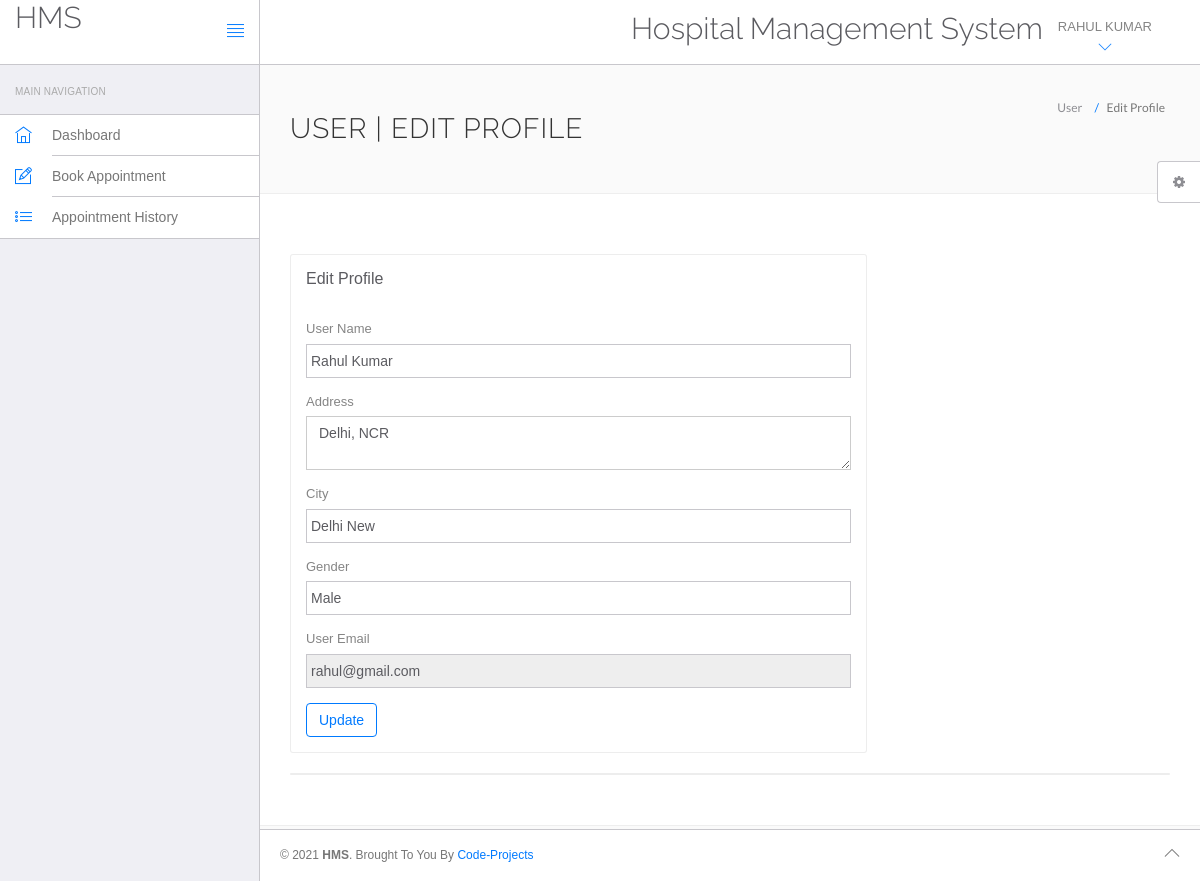
The page /hms/edit-profile.php (signed in) on the database its author committed.
### tables this page shows
CREATE TABLE `users` (
  `id` int NOT NULL,
  `fullName` varchar(255) NOT NULL,
  `address` longtext NOT NULL,
  `city` varchar(255) NOT NULL,
  `gender` varchar(255) NOT NULL,
  `email` varchar(255) NOT NULL,
  `password` varchar(255) NOT NULL,
  `regDate` timestamp NOT NULL DEFAULT CURRENT_TIMESTAMP,
  `updationDate` varchar(255) DEFAULT NULL
);

### hms/edit-profile.php (the view, shortened to what this page needs)
<?php
include('include/config.php');
?>
<!DOCTYPE html>
<html lang="en">
	<head>
		<link rel="stylesheet" href="vendor/bootstrap/css/bootstrap.min.css">
		<link rel="stylesheet" href="vendor/fontawesome/css/font-awesome.min.css">
		<link rel="stylesheet" href="vendor/themify-icons/themify-icons.min.css">
		<link href="vendor/animate.css/animate.min.css" rel="stylesheet" media="screen">
		<link href="vendor/perfect-scrollbar/perfect-scrollbar.min.css" rel="stylesheet" media="screen">
		<link href="vendor/switchery/switchery.min.css" rel="stylesheet" media="screen">
		<link href="vendor/bootstrap-touchspin/jquery.bootstrap-touchspin.min.css" rel="stylesheet" media="screen">
		<link href="vendor/select2/select2.min.css" rel="stylesheet" media="screen">
		<link href="vendor/bootstrap-datepicker/bootstrap-datepicker3.standalone.min.css" rel="stylesheet" media="screen">
		<link href="vendor/bootstrap-timepicker/bootstrap-timepicker.min.css" rel="stylesheet" media="screen">
		<link rel="stylesheet" href="assets/css/styles.css">
		<link rel="stylesheet" href="assets/css/plugins.css">
		<link rel="stylesheet" href="assets/css/themes/theme-1.css" id="skin_color" />
	</head>
	<body>
		<div id="app">
		<?php  include('include/sidebar.php');?>
			<div class="app-content">
				<?php include('include/header.php');?>
				<div class="main-content" >
					<div class="wrap-content container" id="container">
						<section id="page-title">
							<div class="row">
								<div class="col-sm-8">
									<h1 class="mainTitle">User | Edit Profile</h1>
								</div>
								<ol class="breadcrumb">
									<li>
										<span>User </span>
									</li>
									<li class="active">
										<span>Edit Profile</span>
									</li>
								</ol>
							</div>
						</section>
						<div class="container-fluid container-fullw bg-white">
							<div class="row">
								<div class="col-md-12">
									<div class="row margin-top-30">
										<div class="col-lg-8 col-md-12">
											<div class="panel panel-white">
												<div class="panel-heading">
													<h5 class="panel-title">Edit Profile</h5>
												</div>
												<div class="panel-body">
													<?php
														$qry="SELECT * FROM `users` WHERE id= '".$_SESSION['id']."' ";
														$prepare = $conn->prepare($qry);
														$prepare->execute();
														 while($data=$prepare->fetch(PDO::FETCH_ASSOC)){
													?>
													<form role="form" name="edit" method="post">
														<div class="form-group">
															<label for="fname">User Name</label>
															<input type="text" name="fname" class="form-control" value="<?= $data['fullName']; ?>" >
														</div>
														<div class="form-group">
															<label for="address">Address</label>
															<textarea name="address" class="form-control"><?= $data['address']; ?></textarea>
														</div>
														<div class="form-group">
															<label for="city">City</label>
															<input type="text" name="city" class="form-control" required="required" value="<?= $data['city']; ?>" >
														</div>
														<div class="form-group">
															<label for="gender">Gender</label>
															<input type="text" name="gender" class="form-control" required="required" value="<?= $data['gender']; ?>">
														</div>
														<div class="form-group">
															<label for="fess">User Email</label>
															<input type="email" name="uemail" class="form-control"  readonly="readonly" value="<?= $data['email']; ?>">
														</div>
														<?php } ?>
														<button type="submit" name="submit" class="btn btn-o btn-primary">Update</button>
													</form>
															</div>
														</div>
													</div>
													</div>
												</div>
												<div class="col-lg-12 col-md-12">
													<div class="panel panel-white">
													</div>
												</div>
											</div>
										</div>
		</div>
	</div>
</div>
	<?php include('include/footer.php');?>
	<?php include('include/setting.php');?>
		</div>
	</body>
</html>

### hms/include/header.php (shortened to what this page needs)
<header class="navbar navbar-default navbar-static-top">
					<div class="navbar-header">
						<a class="navbar-brand" href="#">
							<h2 style="padding-top:2% ">HMS</h2>
						</a>
						<a href="#" class="sidebar-toggler pull-right visible-md visible-lg" data-toggle-class="app-sidebar-closed" data-toggle-target="#app">
							<i class="ti-align-justify"></i>
						</a>
					</div>
					<div class="navbar-collapse collapse">
						<ul class="nav navbar-right">
								<li  style="padding-top:2% ">
								<h2>Hospital Management System</h2>
							</li>
							<li class="dropdown current-user">
								<a href class="dropdown-toggle" data-toggle="dropdown">
										<?php
										$query= "select fullName from users where id='".$_SESSION['id']."' ";
											$stmt = $conn->prepare($query);
											$stmt->execute();
											while($row=$stmt->fetch(PDO::FETCH_ASSOC)){
												echo strtoupper($row['fullName']);
											}
										?>
											<i class="ti-angle-down"></i></i></span>
								</a>
							</li>
						</ul>
					</div>
				</header>

### hms/assets/css/themes/theme-1.css (style rules this page uses)
body { background: #FAFAFA; }
header .navbar-header { background: #ffffff !important; border-right-color: #c8c7cc !important; border-bottom-color: #c8c7cc !important; }
header .navbar-header .sidebar-toggler, header .navbar-header .sidebar-mobile-toggler { color: #007aff !important; }
header .navbar-header .navbar-brand { color: #777 !important; }
header .navbar-collapse { background: #ffffff !important; border-bottom-color: #c8c7cc !important; box-shadow: none !important; }
header .navbar-collapse .navbar-right > li > a { color: #777; }
header .navbar-collapse .navbar-right > li > a i { color: #007aff !important; }

### rows shown on the page
users: fullName "RAHUL KUMAR", fname "Rahul Kumar", address "Delhi, NCR", city "Delhi New", gender "Male", uemail "rahul@gmail.com"
